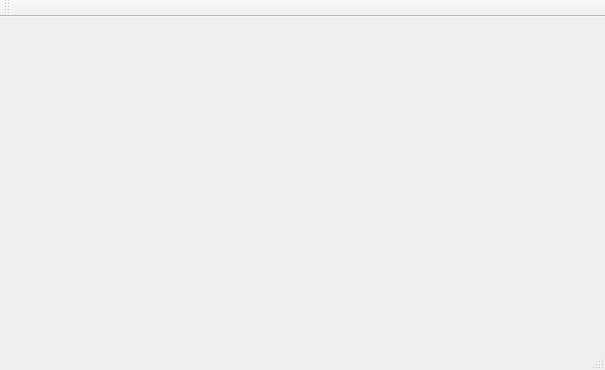
<?xml version="1.0" encoding="UTF-8"?>
<ui version="4.0">
 <class>MainWindow</class>
 <widget class="QMainWindow" name="MainWindow">
  <property name="geometry">
   <rect>
    <x>0</x>
    <y>0</y>
    <width>605</width>
    <height>370</height>
   </rect>
  </property>
  <property name="minimumSize">
   <size>
    <width>500</width>
    <height>200</height>
   </size>
  </property>
  <property name="windowTitle">
   <string>MainWindow</string>
  </property>
  <widget class="QWidget" name="centralWidget">
   <property name="sizePolicy">
    <sizepolicy hsizetype="Expanding" vsizetype="Expanding">
     <horstretch>0</horstretch>
     <verstretch>0</verstretch>
    </sizepolicy>
   </property>
   <layout class="QGridLayout" name="gridLayout"/>
  </widget>
  <widget class="QMenuBar" name="menuBar">
   <property name="geometry">
    <rect>
     <x>0</x>
     <y>0</y>
     <width>605</width>
     <height>23</height>
    </rect>
   </property>
  </widget>
  <widget class="QToolBar" name="mainToolBar">
   <attribute name="toolBarArea">
    <enum>TopToolBarArea</enum>
   </attribute>
   <attribute name="toolBarBreak">
    <bool>false</bool>
   </attribute>
  </widget>
  <widget class="QStatusBar" name="statusBar"/>
 </widget>
 <layoutdefault spacing="6" margin="11"/>
 <resources/>
 <connections/>
</ui>
